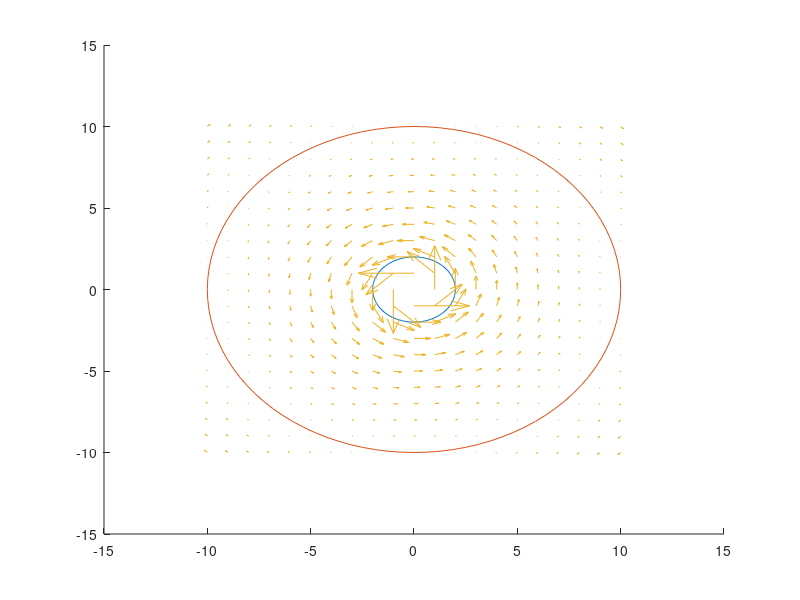

MATLAB code to generate this figure:
bound = 10;

[x,y] = meshgrid(-bound:1:bound,-bound:1:bound);

SCALE = 2;
a = 2;
b = bound;
w = 1;

r = sqrt(x.^2 + y.^2); % r in function of (x, y)
theta = atan2(y, x); % theta in function of (x, y)

u = -((a^2 * w)/(b^2-a^2) * (b^2./ r - r)).*sin(theta);
v =  ((a^2 * w)/(b^2-a^2) * (b^2./ r - r)).*cos(theta);

th = 0:pi/50:2*pi;
xunit = a * cos(th);
yunit = a * sin(th);

hold on;
plot(xunit, yunit);

xunit = xunit * b / a;
yunit = yunit * b / a;
plot(xunit, yunit);

quiver(x, y, u, v, SCALE)
